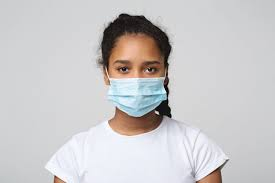
#> input picture images/maskw.jpeg, 275 x 183 px, found by its file name
$ jupyter execute FaceDetection.ipynb
#> lines starting #> are read from the running program, lines starting #| are printed output that depends on the picture; after the words box and inside, x2 and y2 are one past the last pixel; in counts of white or black regions, pixels touching at a corner belong together
[cell 1]
import pathlib
import cv2
import matplotlib.pyplot as plt

[cell 2]
# Set the path to the Haar cascade
cascade_path = "/Users/ahmednather/Downloads/haarcascade_frontalface_default.xml"
cls = cv2.CascadeClassifier(cascade_path)

# Load the image
image = cv2.imread("/Users/ahmednather/Downloads/maskw.jpeg")
#> image is the input picture: shape (183, 275, 3); mean B, G, R 201.6, 200.6, 202.4

# Ensure the image is loaded correctly
if image is None:
    raise IOError("Failed to load image. Check the file path!")

# Convert to grayscale
gray = cv2.cvtColor(image, cv2.COLOR_BGR2GRAY)
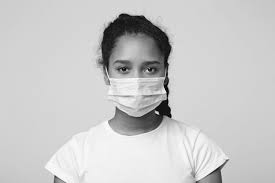
#> gray: shape (183, 275); min 0, max 254, mean 201.2

# Detect faces
faces = cls.detectMultiScale(
    gray,
    scaleFactor=1.1,
    minNeighbors=5,
    minSize=(30, 30),
    flags=cv2.CASCADE_SCALE_IMAGE
)
#> faces = [[99, 40, 73, 73]]

# Draw rectangles around detected faces
for (x, y, width, height) in faces:
    cv2.rectangle(image, (x, y), (x + width, y + height), (255, 0, 0), 2)
#> this loop made 1 pass
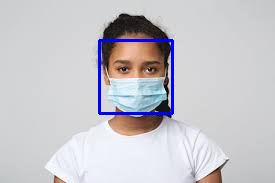
#> image: shape (183, 275, 3); 1.73% of pixels changed, all inside (x1, y1, x2, y2) = (98, 39, 174, 115)

# Convert BGR to RGB for display
rgb_image = cv2.cvtColor(image, cv2.COLOR_BGR2RGB)

# Display the image with matplotlib
plt.figure(figsize=(10, 6))
plt.imshow(rgb_image)
plt.axis('off')  # Hide axes for a cleaner image
plt.title("Detected Faces")
plt.show()
